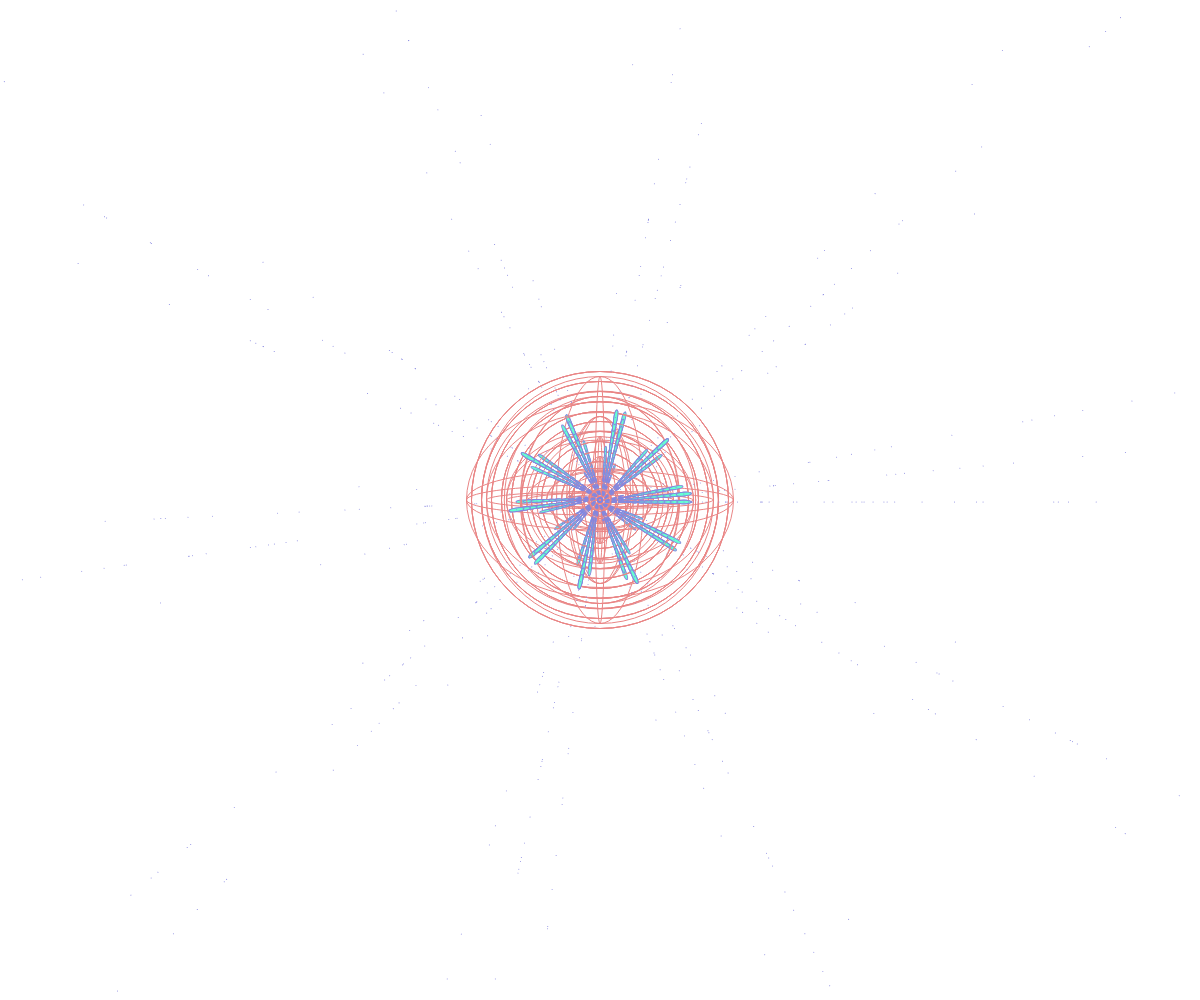
Frame 1 (no input)
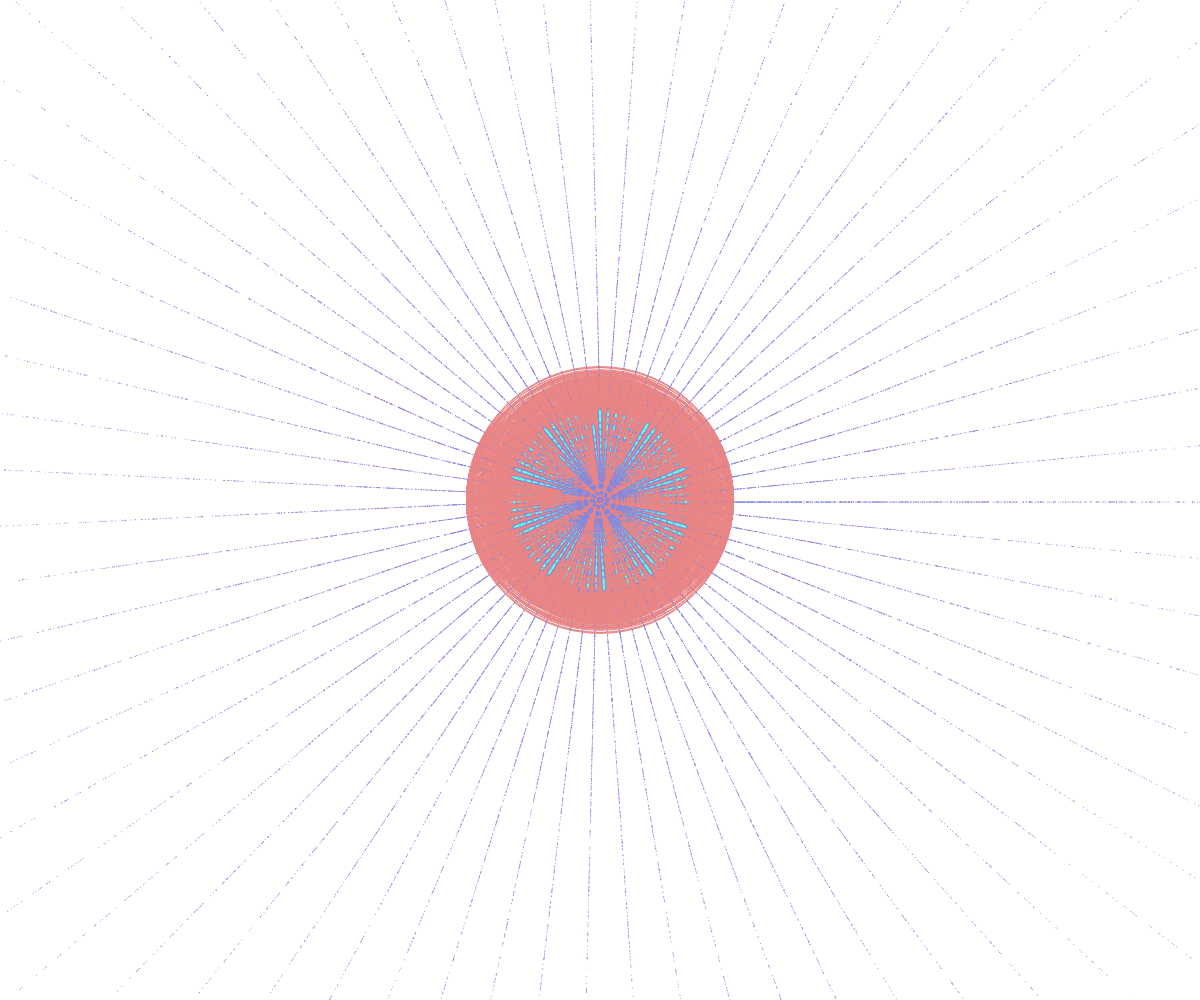
Frame 60 (no input)
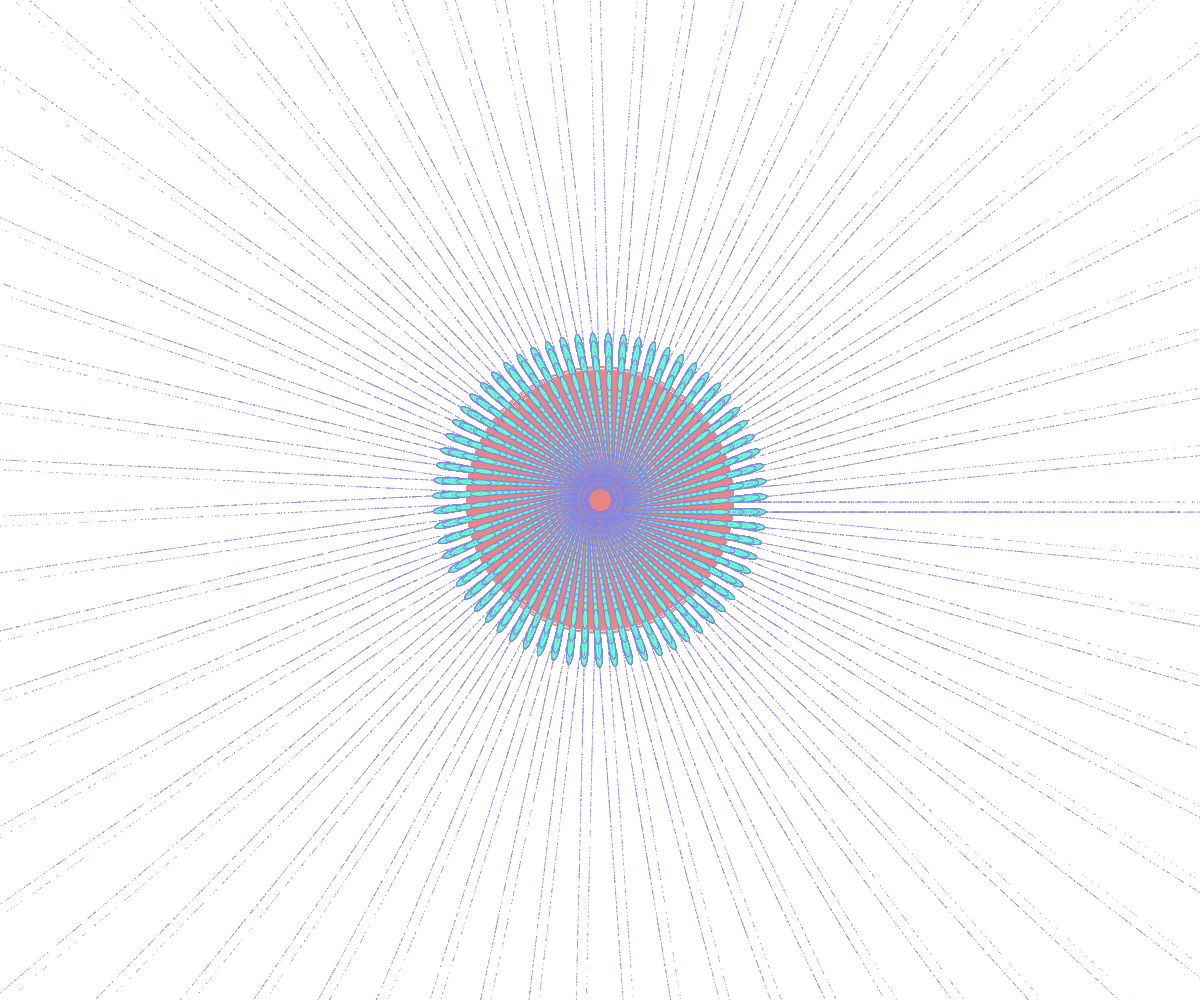
Frame 120 (the mouse pressed at the canvas centre since frame 60)

The p5.js sketch that drew these frames (run headless with seeded random() and noise() and a simulated clock; from frame 60 on, the mouse is pressed at the canvas centre):

// p5.js sketch
// ── sketch.js
/* Raymond G McCord (slow_izzm)
   07/07/2016
   
   This work is licensed under a Creative Commons 3.0 License.
    (Attribution - NonCommerical - ShareAlike)
 		http://creativecommons.org/licenses/by-nc-sa/3.0/
*/

var amt = 33,
  res = 67,
  colr = 42,
  colg = 119,
  colb = 142,
  spd = 33,
  scl = 0,
  rots;



var chakras = [];

function setup() {
  createCanvas(windowWidth, windowHeight);
  for (i = 0; i < 3; i++) {
    var p = new Chakra();
    chakras.push(p);
  }
}

function draw() {
  //background(255,255,255,33);
  tint(255,255);
  //background(colr, colg, colb);
  
  for (i = 0; i < chakras.length; i++) {
    chakras[i].display();
  }
}

function windowResized() {
  resizeCanvas(windowWidth, windowHeight);
}
// ── chakra.js
function Chakra() {



  this.display = function() {
    var circleX = map(mouseX, 0, width, 33, 480);

    //orb
    ellipseMode(CENTER);
    stroke(233, 133, 133);
    noFill();
    //point(width / 2, height / 2, 10, 10);

    ellipse(width / 2, height / 2, circleX, circleX);
    ellipse(width / 2, height / 2, circleX - 10, circleX - 10);
    ellipse(width / 2, height / 2, circleX - 20, circleX - random(20));
    ellipse(width / 2, height / 2, circleX - 30, circleX - 30);
    ellipse(width / 2, height / 2, circleX - random(40), circleX - 40);
    ellipse(width / 2, height / 2, circleX - 50, circleX - 50);
    ellipse(width / 2, height / 2, circleX - 60, circleX - random(60));
    ellipse(width / 2, height / 2, circleX - 70, circleX - 70);
    ellipse(width / 2, height / 2, circleX - random(80), circleX - 80);
    ellipse(width / 2, height / 2, circleX - 90, circleX - 90);
    ellipse(width / 2, height / 2, circleX - 100, circleX - random(100));
    ellipse(width / 2, height / 2, circleX - 110, circleX - 110);
    ellipse(width / 2, height / 2, circleX - random(120), circleX - 120);
    ellipse(width / 2, height / 2, circleX - 130, circleX - 130);
    ellipse(width / 2, height / 2, circleX - 140, circleX - random(140));
    ellipse(width / 2, height / 2, circleX - 150, circleX - 150);
    ellipse(width / 2, height / 2, circleX - random(160), circleX - 160);
    ellipse(width / 2, height / 2, circleX - 170, circleX - 170);
    ellipse(width / 2, height / 2, circleX - 180, circleX - random(180));
    ellipse(width / 2, height / 2, circleX - 190, circleX - 190);
    ellipse(width / 2, height / 2, circleX - random(200), circleX - 200);
    ellipse(width / 2, height / 2, circleX - 210, circleX - 210);
    ellipse(width / 2, height / 2, circleX - 220, circleX - random(220));
    ellipse(width / 2, height / 2, circleX - 230, circleX - 230);
    ellipse(width / 2, height / 2, circleX - random(240), circleX - 240);
    ellipse(width / 2, height / 2, circleX - 250, circleX - 250);
    ellipse(width / 2, height / 2, circleX - 260, circleX - random(260));
    ellipse(width / 2, height / 2, circleX - 270, circleX - 270);
    ellipse(width / 2, height / 2, circleX - random(280), circleX - 280);
    ellipse(width / 2, height / 2, circleX - 290, circleX - 290);
    ellipse(width / 2, height / 2, circleX - 300, circleX - random(300));
    // rectMode(CENTER);
    // noStroke();
    // fill(colr, colg, colb);
    // //point(width / 2, height / 2, 10, 10);
    // rect(width / 2, height / 2 + 100, 1000, 200);



    var len = map(mouseX, 0, width, 13, 33);
    var mit = map(mouseX, 0, width, -77, 77);
    var mut = map(mouseY, 0, height, 2, 22);
    push();
    translate(width / 2, height / 2);
    rots = 0;



    for (var i = 0; i < res + 1; i++) {
      push();
      var offSet = (TWO_PI / res) * i;


      var pat = map(cos(scl - offSet * mit), .001, 1, 3, len);



      stroke(133, 133, 223);
      strokeWeight(1);
      fill(100, 255, 210);
      rotate(rots);
      for (var j = 0; j < pat; j++) {
        ellipse(.03 + j * 7, mut, 3 + j, .3 * j);
        point(.03 + j * random(77), mut, 3 + j, .3 * j);
        point(.03 + j * 7, mut, 3 + j, .3 * j);

      }
      pop();
      rots = (TWO_PI / res) * i;
    }
    pop();

    scl += (TWO_PI / spd);





  }
}
